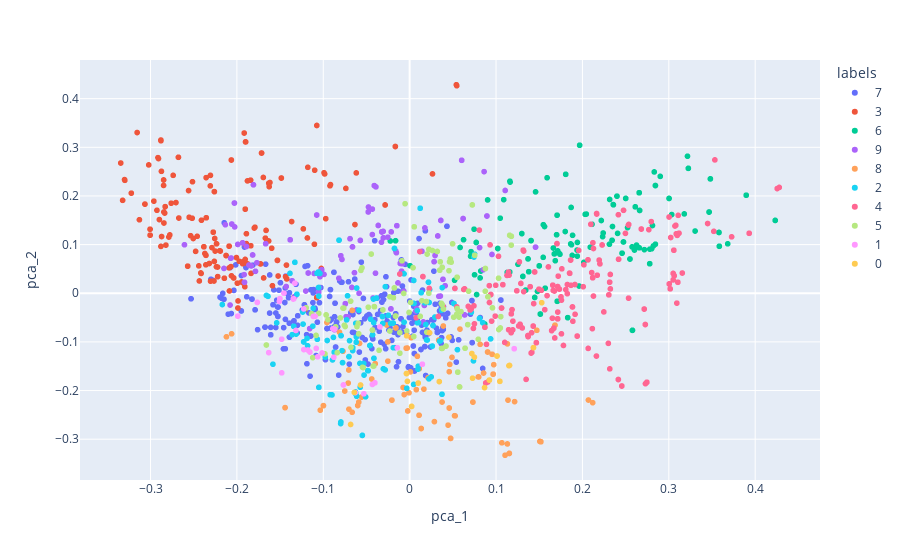

Source (notebook cell):
### Code cell
fig.show()

### Figure 1 — Plotly figure (JSON) as saved in the notebook; plotly's stock layout.template omitted (floating-point values rounded to 4 significant figures; data arrays with more than 128 entries replaced by an {"elided": "..."} marker saying what was removed)
{"data": [{"customdata": {"elided": "296x1 str values"}, "hovertemplate": "labels=7<br>pca_1=%{x}<br>pca_2=%{y}<br>title=%{customdata[0]}<extra></extra>", "legendgroup": "7", "marker": {"color": "#636efa", "symbol": "circle"}, "mode": "markers", "name": "7", "showlegend": true, "type": "scattergl", "x": {"elided": "296 float values"}, "xaxis": "x", "y": {"elided": "296 float values"}, "yaxis": "y"}, {"customdata": {"elided": "188x1 str values"}, "hovertemplate": "labels=3<br>pca_1=%{x}<br>pca_2=%{y}<br>title=%{customdata[0]}<extra></extra>", "legendgroup": "3", "marker": {"color": "#EF553B", "symbol": "circle"}, "mode": "markers", "name": "3", "showlegend": true, "type": "scattergl", "x": {"elided": "188 float values"}, "xaxis": "x", "y": {"elided": "188 float values"}, "yaxis": "y"}, {"customdata": {"elided": "167x1 str values"}, "hovertemplate": "labels=6<br>pca_1=%{x}<br>pca_2=%{y}<br>title=%{customdata[0]}<extra></extra>", "legendgroup": "6", "marker": {"color": "#00cc96", "symbol": "circle"}, "mode": "markers", "name": "6", "showlegend": true, "type": "scattergl", "x": {"elided": "167 float values"}, "xaxis": "x", "y": {"elided": "167 float values"}, "yaxis": "y"}, {"customdata": {"elided": "149x1 str values"}, "hovertemplate": "labels=9<br>pca_1=%{x}<br>pca_2=%{y}<br>title=%{customdata[0]}<extra></extra>", "legendgroup": "9", "marker": {"color": "#ab63fa", "symbol": "circle"}, "mode": "markers", "name": "9", "showlegend": true, "type": "scattergl", "x": {"elided": "149 float values"}, "xaxis": "x", "y": {"elided": "149 float values"}, "yaxis": "y"}, {"customdata": [["44 Asthma in the Preschool Age Child"], ["A review on epidemiology and impact of human metapneumovirus infections in children using TIAB search strategy on PubMed and PubMed Central articles."], ["Associations between a smoke-free homes intervention and childhood admissions to hospital in Scotland: an interrupted time-series analysis of whole-population data"], ["Clinical characteristics of 182 pediatric COVID-19 patients with different severities and allergic status"], ["Impact of COVID-19 on Pediatric Asthma: Practice Adjustments and Disease Burden"], ["[Evaluation of the efficacy of Chinese Children's Asthma Action Plan on the long-term management of children with asthma at home]"], ["Climate Change and Childhood Respiratory Health: A Call to Action for Paediatricians"], ["Pediatric COVID-19: Systematic review of the literature"], ["Akute virale Bronchiolitis und obstruktive Bronchitis bei Kindern./ [Acute viral bronchiolitis and wheezy bronchitis in children]"], ["Asthma and COVID-19 in children: A systematic review and call for data"], ["A Suggested Approach for Management of Pediatric Asthma During the COVID-19 Pandemic"], ["Risk factors for intensive care admission in children with severe acute asthma in the Netherlands: a prospective multicentre study"], ["Clinical correlates of rhinovirus infection in preschool asthma"], ["Association of pet-keeping in home with self-reported asthma and asthma-related symptoms in 11611 school children from China"], ["[Use of masks by children to prevent infection with SARS-CoV-2]./ Verwendung von Masken bei Kindern zur Verhinderung der Infektion mit SARS-CoV-2: Stellungnahme der Deutschen Gesellschaft für Pädiatrische Infektiologie (DGPI), des Berufsverbandes der Kinder- und Jugendärzte (bvkj e.â¯V.), der Deutschen Gesellschaft für Kinder- und Jugendmedizin (DGKJ), der Gesellschaft für Pädiatrische Pneumologie (GPP), der Deutschen Gesellschaft für Sozialpädiatrie und Jugendmedizin (DGSPJ), der Süddeutschen Gesellschaft für Kinder- und Jugendmedizin (SGKJ) und der Deutschen Gesellschaft für Kinder- und Jugendpsychiatrie, Psychosomatik und Psychotherapie (DGKJP)"], ["Air pollution and family related determinants of asthma onset and persistent wheezing in children: nationwide case-control study"], ["Longitudinal Changes in Early Nasal Microbiota and the Risk of Childhood Asthma"], ["The Unexpected Risks of COVID-19 on Asthma Control in Children"], ["Rhinovirus Type in Severe Bronchiolitis and the Development of Asthma"], ["SARS-CoV-2/COVID-19 hospitalised patients in Switzerland: a prospective cohort profile"], ["Role for Maternal Asthma in Severe Human Metapneumovirus Lung Disease Susceptibility in Children"], ["Viral Etiology of Acute Lower Respiratory Tract Infections in Hospitalized Children in Nagasaki, a Regional City of Japan in 2013-2015"], ["Diagnosis in children with exercise-induced respiratory symptoms: a multi-centre study"], ["An investigation into respiratory tract viruses in children with acute lower respiratory tract infection or wheezing"], ["Covid-19 in Children and Young Adolescents in Al Ain, United Arab Emirates- a Retrospective Cross-Sectional Study"], ["Rhinovirus and asthma: Challenges and opportunities"], ["COVID-19 and Pediatric Lung Disease: A South African Tertiary Center Experience"], ["Pediatric Asthma & Coronavirus (COVID-19)-Clinical Presentation in an Asthmatic Child-Case Report"], ["Acute heart failure in multisystem inflammatory syndrome in children (MIS-C) in the context of global SARS-CoV-2 pandemic"], ["Acute heart failure in multisystem inflammatory syndrome in children (MIS-C) in the context of global SARS-CoV-2 pandemic"], ["Acute Heart Failure in Multisystem Inflammatory Syndrome in Children in the Context of Global SARS-CoV-2 Pandemic"], ["Human bocavirus in children hospitalized for acute respiratory tract infection in Rome"], ["SARS-CoV-2 Infections Among Children in the Biospecimens from Respiratory Virus-Exposed Kids (BRAVE Kids) Study"], ["SARS-CoV-2 Infections Among Children in the Biospecimens from Respiratory Virus-Exposed Kids (BRAVE Kids) Study"], ["Characteristics and considerations in the medical treatment of COVID-19 in children"], ["Impact of social isolation due to COVID-19 on the seasonality of pediatric respiratory diseases"], ["SARS-CoV-2 Infections Among Children in the Biospecimens from Respiratory Virus-Exposed Kids (BRAVE Kids) Study"], ["Clinical Manifestations of Children and Adolescents with Covid-19: Report of the First 115 Cases from Sabará Hospital Infantil"], ["Clinical Manifestations of Children and Adolescents with Covid-19: Report of the First 115 Cases from Sabará Hospital Infantil"], ["Interventions for escalation of therapy for acute exacerbations of asthma in children: an overview of Cochrane Reviews"], ["Persistent Positivity of Sars-cov-2 Nasopharyngeal Pcr Test in a Child with Asthma"], ["Novel technologies in the rehabilitation of children with bronchopulmonary diseases associated with a new coronavirus infection"], ["Respiratory viruses in pediatric emergency department patients and their family members"], ["COVID-19 in children with underlying chronic respiratory diseases: Survey results from 174 centres"], ["Viral Etiology of Acute Lower Respiratory Tract Infections in Hospitalized Children in Nagasaki, a Regional City of Japan in 2013-2015."], ["Acute heart failure in multisystem inflammatory syndrome in children (MIS-C) in the context of global SARS-CoV-2 pandemic."], ["Pediatric Asthma & Coronavirus (COVID-19)-Clinical Presentation in an Asthmatic Child—Case Report"], ["Asthma and COVID-19 in children - a systematic review and call for data"], ["Comparison of clinical features of acute lower respiratory tract infections in infants with RSV/HRV infection, and incidences of subsequent wheezing or asthma in childhood"], ["Childhood asthma heterogeneity at the era of precision medicine: Modulating the immune response or the microbiota for the management of asthma attack"], ["Spontaneous pneumothorax caused by an inflammatory myofibroblastic tumor-like lesion in a 14-year-old girl: a case report."], ["Impact of COVID-19 on pediatric asthma: practice adjustments and disease burden."], ["The role of rhinovirus infections in young children with cystic fibrosis"], ["Rational use of mucoactive medications to treat pediatric airway disease"], ["The Unexpected Risks of COVID-19 on Asthma Control in Children"], ["Pediatric COVID-19: Systematic review of the literature"], ["Clinical characteristics of 182 pediatric COVID‐19 patients with different severities and allergic status"], ["Asthma and COVID‐19 in children – a systematic review and call for data"], ["Clinical correlates of rhinovirus infection in preschool asthma"], ["Continuous versus intermittent short-acting β2-agonists nebulization as first-line therapy in hospitalized children with severe asthma exacerbation: a propensity score matching analysis"], ["Climate Change and Childhood Respiratory Health: A Call to Action for Paediatricians"], ["Respiratory viruses in pediatric emergency department patients and their family members"], ["Risk factors for intensive care admission in children with severe acute asthma in the Netherlands: a prospective multicentre study."], ["Exposure to Toxocara spp. and Ascaris lumbricoides infections and risk of allergic rhinitis in children"], ["Air pollution and family related determinants of asthma onset and persistent wheezing in children: nationwide case-control study."], ["Akute virale Bronchiolitis und obstruktive Bronchitis bei Kindern"], ["Interventions for escalation of therapy for acute exacerbations of asthma in children: an overview of Cochrane Reviews."], ["Human bocavirus and metapneumovirus in acute wheezing in children - is there a link with atopy?"], ["A Suggested Approach for Management of Pediatric Asthma During the COVID-19 Pandemic"], ["Longitudinal Changes in Early Nasal Microbiota and the Risk of Childhood Asthma."], ["SARS-CoV-2 Infections Among Children in the Biospecimens from Respiratory Virus-Exposed Kids (BRAVE Kids) Study"], ["Association of pet-keeping in home with self-reported asthma and asthma-related symptoms in 11611 school children from China."], ["Associations between a smoke-free homes intervention and childhood admissions to hospital in Scotland: an interrupted time-series analysis of whole-population data."], ["Decoding Susceptibility to Respiratory Viral Infections and Asthma Inception in Children"], ["Rhinovirus Infection in Children with Acute Bronchiolitis and Its Impact on Recurrent Wheezing and Asthma Development"], ["COVID-19 in children with underlying chronic respiratory diseases: survey results from 174 centres"], ["Characteristics and considerations in the medical treatment of COVID‐19 in children"], ["Childhood asthma outcomes during the COVID-19 pandemic: Findings from the PeARL multi-national cohort."], ["Use of Sublingual Immunotherapy for Aeroallergens in Children with Asthma"], ["Global Asthma Network Phase I Surveillance: Geographical Coverage and Response Rates"], ["Do Current Asthma-Preventive Measures Appropriately Face the World Health Organization's Concerns: A Study Presentation of a New Clinical, Prospective, Multicentric Pediatric Asthma Exacerbation Cohort in Germany"], ["SARS-CoV-2 Infections Among Children in the Biospecimens from Respiratory Virus-Exposed Kids (BRAVE Kids) Study"], ["Rhinovirus and asthma: Challenges and opportunities."], ["CLINICAL MANIFESTATIONS OF CHILDREN AND ADOLESCENTS WITH COVID-19: REPORT OF THE FIRST 115 CASES FROM SABARÁ HOSPITAL INFANTIL"], ["[Evaluation of the efficacy of Chinese Children's Asthma Action Plan on the long-term management of children with asthma at home]."], ["Impact of social isolation due to COVID-19 on the seasonality of pediatric respiratory diseases"], ["Verwendung von Masken bei Kindern zur Verhinderung der Infektion mit SARS-CoV-2: Stellungnahme der Deutschen Gesellschaft für Pädiatrische Infektiologie (DGPI), des Berufsverbandes der Kinder- und Jugendärzte (bvkj e. V.), der Deutschen Gesellschaft für Kinder- und Jugendmedizin (DGKJ), der Gesellschaft für Pädiatrische Pneumologie (GPP), der Deutschen Gesellschaft für Sozialpädiatrie und Jugendmedizin (DGSPJ), der Süddeutschen Gesellschaft für Kinder- und Jugendmedizin (SGKJ) und der Deutschen Gesellschaft für Kinder- und Jugendpsychiatrie, Psychosomatik und Psychotherapie (DGKJP)"], ["COVID-19 and Pediatric Asthma: Clinical and Management Challenges"], ["COVID-19 in Children with Asthma"], ["Needs assessment: knowledge of self-management of asthma for children with co-morbid physical and intellectual disabilities: brief report"], ["Needs Assessment: Knowledge of Self-Management of Asthma for Children with Co-Morbid Physical and Intellectual Disabilities"], ["Covid-19 in Children and Young Adolescents in Al Ain, United Arab Emirates- a Retrospective Cross-Sectional Study"], ["Respiratory tract infections in children with allergic asthma on allergen immunotherapy during influenza season"], ["Paediatric severe asthma biologics service: from hospital to home"], ["An enhanced care package to improve asthma management in Malawian children: a randomised controlled trial."], ["COVID-19 and Pediatric Lung Disease: A South African Tertiary Center Experience"], ["Circulation of human coronaviruses OC43 and 229E in Córdoba, Argentina"], ["Clinical manifestations of children and adolescents with covid-19: report of the first 115 cases from sabará hospital infantil/ Manifestações clínicas de crianças e adolescentes com covid-19: relato dos primeiros 115 casos do sabará hospital infantil"], ["COVID-19 and Pediatric Asthma: Clinical and Management Challenges."], ["COVID-19 in Children with Asthma"], ["Needs Assessment: Knowledge of Self-Management of Asthma for Children with Co-Morbid Physical and Intellectual Disabilities."], ["Circulation of human coronaviruses OC43 and 229E in Córdoba, Argentina"], ["'Stay at home': Is it good or not for house dust mite sensitized children with respiratory allergies?"], ["Childhood asthma outcomes during the COVID-19 pandemic: Findings from the PeARL multi-national cohort."], ["Paediatric severe asthma biologics service: from hospital to home."]], "hovertemplate": "labels=8<br>pca_1=%{x}<br>pca_2=%{y}<br>title=%{customdata[0]}<extra></extra>", "legendgroup": "8", "marker": {"color": "#FFA15A", "symbol": "circle"}, "mode": "markers", "name": "8", "showlegend": true, "type": "scattergl", "x": [-0.07112, -0.05801, 0.07321, 0.07951, 0.05266, 0.04744, -0.1442, 0.1139, -0.07721, 0.04646, -0.09979, 0.09551, 0.03466, 0.09025, -0.07047, 0.02134, -0.01591, -0.06658, 0.08159, 0.1132, 0.1472, 0.001648, 0.007749, -0.02649, 0.207, -0.06657, -0.002782, 0.04582, 0.09665, 0.09665, 0.09735, 0.04903, 0.1154, 0.1067, 0.0109, 0.1683, 0.1154, 0.1519, 0.1519, -0.02056, 0.02864, -0.02522, -0.002163, 0.01338, 0.001648, 0.09665, 0.04582, 0.008939, 0.03898, -0.2121, 0.01112, 0.05196, -0.04391, -0.09576, -0.07027, 0.1215, 0.07996, 0.04584, 0.03357, 0.08555, -0.1442, -0.002163, 0.09551, 0.05823, 0.02134, -0.07721, -0.02056, 0.000857, -0.09979, -0.01591, 0.1105, 0.09025, 0.07321, -0.2061, -0.0812, 0.01338, 0.0109, 0.0375, -0.1035, -0.007625, -0.0751, 0.1154, -0.06657, 0.1519, 0.04744, 0.1683, -0.07047, -0.05541, -0.03991, -0.05886, -0.06011, 0.2119, -0.006347, -0.0007566, 0.1131, -0.004064, -0.0253, 0.1507, -0.05541, -0.03991, -0.06011, -0.0253, 0.01651, 0.04449, -0.0007566], "xaxis": "x", "y": [-0.1846, -0.1031, -0.2238, -0.172, -0.252, -0.2984, -0.2351, -0.2197, -0.1192, -0.1462, -0.231, -0.1254, -0.09812, -0.1208, -0.1577, -0.1739, -0.07131, -0.2447, -0.105, -0.1041, -0.07616, -0.09134, -0.1982, -0.06532, -0.2195, -0.03529, -0.1126, -0.2359, -0.1663, -0.1663, -0.1468, -0.1318, -0.3292, -0.3075, -0.2507, -0.06558, -0.3292, -0.3052, -0.3052, -0.2197, -0.2638, -0.1396, -0.242, -0.278, -0.09134, -0.1663, -0.2359, -0.1296, -0.0673, -0.08952, -0.1551, -0.2517, -0.1762, -0.06012, -0.2382, -0.2227, -0.172, -0.1613, -0.09636, -0.164, -0.2351, -0.242, -0.1254, -0.07367, -0.1739, -0.1192, -0.2197, -0.1617, -0.231, -0.07131, -0.333, -0.1208, -0.2238, -0.08337, -0.08012, -0.278, -0.2507, -0.2236, -0.2404, -0.1938, -0.201, -0.3292, -0.03529, -0.3052, -0.2984, -0.06558, -0.1577, -0.2133, -0.1449, -0.2237, -0.2307, -0.2249, -0.2083, -0.2047, -0.3097, -0.1129, -0.09996, -0.3045, -0.2133, -0.1449, -0.2307, -0.09996, -0.1971, -0.2711, -0.2047], "yaxis": "y"}, {"customdata": {"elided": "179x1 str values"}, "hovertemplate": "labels=2<br>pca_1=%{x}<br>pca_2=%{y}<br>title=%{customdata[0]}<extra></extra>", "legendgroup": "2", "marker": {"color": "#19d3f3", "symbol": "circle"}, "mode": "markers", "name": "2", "showlegend": true, "type": "scattergl", "x": {"elided": "179 float values"}, "xaxis": "x", "y": {"elided": "179 float values"}, "yaxis": "y"}, {"customdata": {"elided": "217x1 str values"}, "hovertemplate": "labels=4<br>pca_1=%{x}<br>pca_2=%{y}<br>title=%{customdata[0]}<extra></extra>", "legendgroup": "4", "marker": {"color": "#FF6692", "symbol": "circle"}, "mode": "markers", "name": "4", "showlegend": true, "type": "scattergl", "x": {"elided": "217 float values"}, "xaxis": "x", "y": {"elided": "217 float values"}, "yaxis": "y"}, {"customdata": {"elided": "135x1 str values"}, "hovertemplate": "labels=5<br>pca_1=%{x}<br>pca_2=%{y}<br>title=%{customdata[0]}<extra></extra>", "legendgroup": "5", "marker": {"color": "#B6E880", "symbol": "circle"}, "mode": "markers", "name": "5", "showlegend": true, "type": "scattergl", "x": {"elided": "135 float values"}, "xaxis": "x", "y": {"elided": "135 float values"}, "yaxis": "y"}, {"customdata": [["Design of smart air purifier facial mask"], ["Air Microbiome and Pollution: Composition and Potential Effects on Human Health, Including SARS Coronavirus Infection"], ["Determinants of lung health across the life course in Sub-Saharan Africa"], ["Air Quality Response in China Linked to the 2019 Novel Coronavirus (COVID-19) Lockdown"], ["Influence of airborne transmission of SARS-CoV-2 on COVID-19 pandemic. A review"], ["The Development and Preliminary Impact of CAMP Air: A Web-based Asthma Intervention to Improve Asthma Among Adolescents"], ["Effect of Ambient Air Pollution on Hospital Readmissions among the Pediatric Asthma Patient Population in South Texas: A Case-Crossover Study"], ["Pediatric Asthma Health Care Utilization, Viral Testing, and Air Pollution Changes During the COVID-19 Pandemic"], ["Pediatric Asthma Health Care Utilization, Viral Testing, and Air Pollution Changes During the COVID-19 Pandemic"], ["Health Benefits of Sustained Air Quality Improvements in New York City: A Simulation Based on Air Pollution Levels During the COVID-19 Shutdown"], ["Potential health benefits of sustained air quality improvements in New York City: A simulation based on air pollution levels during the COVID-19 shutdown"], ["Examination of Air Pollution's Relationship with COVID-19, Physical and Mental Health"], ["Valuation of air pollution externalities: comparative assessment of economic damage and emission reduction under COVID-19 lockdown"], ["Air quality during COVID-19 lockdown: Blessing in disguise"], ["Association between air pollutants and outpatient and emergency hospital visits for childhood asthma in Shenyang city of China"], ["Air pollution enhances susceptibility to novel coronavirus (COVID–19) infection – An impact study"], ["Air pollution enhances susceptibility to novel coronavirus (COVID-19) infection - an impact study"], ["Predominant DNMT and TET mediate effects of allergen on the human bronchial epithelium in a controlled air pollution exposure study"], ["COVID-19 lockdowns cause global air pollution declines with implications for public health risk"], ["Air Microbiome and Pollution: Composition and Potential Effects on Human Health, Including SARS Coronavirus Infection"], ["The PULSE Project: A Case of Use of Big Data Uses Toward a Cohomprensive Health Vision of City Well Being"], ["Impact of air pollution on educational attainment for respiratory health treated students: A cross sectional data linkage study"], ["Association between air pollutants and outpatient and emergency hospital visits for childhood asthma in Shenyang city of China."], ["Influence of airborne transmission of SARS-CoV-2 on COVID-19 pandemic. A review"], ["Valuation of air pollution externalities: comparative assessment of economic damage and emission reduction under COVID-19 lockdown"], ["Effect of Ambient Air Pollution on Hospital Readmissions among the Pediatric Asthma Patient Population in South Texas: A Case-Crossover Study."], ["Pediatric Asthma Healthcare Utilization, Viral Testing, and Air Pollution Changes during the COVID-19 Pandemic"], ["The Development and Preliminary Impact of CAMP Air: A Web-based Asthma Intervention to Improve Asthma Among Adolescents."], ["Determinants of lung health across the life course in sub-Saharan Africa."], ["Predominant DNMT and TET mediate effects of allergen on the human bronchial epithelium in a controlled air pollution exposure study."], ["Air Quality Response in China Linked to the 2019 Novel Coronavirus (COVID‐19) Lockdown"], ["Air pollution declines during COVID-19 lockdowns mitigate the global health burden"], ["The rescue intervention strategy for asthma patients under severe air pollution: a protocol for a single-centre prospective randomized controlled trial"], ["How can air quality affect health?"], ["Air Pollution and Asthma: Critical Targets for Effective Action"], ["Health Benefits of Sustained Air Quality Improvements in New York City: A Simulation Based on Air Pollution Levels During the COVID-19 Shutdown."], ["Air pollution enhances susceptibility to novel coronavirus (COVID–19) infection – an impact study"], ["Environmental air pollution: respiratory effects"], ["Air pollution and indoor settings"], ["EVERY BREATH YOU TAKE: IMPACTS OF ENVIRONMENTAL DUST EXPOSURE ON INTESTINAL BARRIER FUNCTION - FROM THE GUT-LUNG AXIS TO COVID-19."], ["Air pollution declines during COVID-19 lockdowns mitigate the global health burden"], ["Every Breath You Take: Impacts of Environmental Dust Exposure on Intestinal Barrier Function - from the Gut-lung Axis to Covid-19"], ["External Environmental Pollution as a Risk Factor for Asthma"]], "hovertemplate": "labels=1<br>pca_1=%{x}<br>pca_2=%{y}<br>title=%{customdata[0]}<extra></extra>", "legendgroup": "1", "marker": {"color": "#FF97FF", "symbol": "circle"}, "mode": "markers", "name": "1", "showlegend": true, "type": "scattergl", "x": [-0.1481, -0.199, -0.1348, -0.0889, -0.1328, -0.07666, 0.1211, -0.05304, -0.05304, -0.04027, -0.04315, -0.1225, -0.1095, -0.08776, 0.01464, -0.1508, -0.1502, -0.1764, -0.1014, -0.199, -0.1081, -0.03441, 0.01464, -0.1328, -0.1115, 0.1211, -0.06295, -0.07666, -0.1341, -0.1764, -0.08687, -0.1179, -0.01421, -0.1065, -0.1632, -0.04027, -0.1502, -0.1226, -0.1481, -0.1455, -0.1155, -0.1455, -0.1317], "xaxis": "x", "y": [-0.09439, -0.04701, -0.01187, -0.07299, 0.02074, -0.1885, -0.114, -0.2067, -0.2067, -0.1841, -0.1875, -0.1158, -0.04724, -0.1315, -0.146, -0.01685, -0.01102, -0.01883, -0.1227, -0.04701, -0.1134, -0.06925, -0.146, 0.02074, -0.04766, -0.114, -0.2043, -0.1885, -0.01141, -0.01883, -0.07395, -0.1167, -0.112, -0.1307, -0.1221, -0.1841, -0.01102, -0.03218, -0.1636, 0.0001393, -0.1209, 0.0001393, -0.07652], "yaxis": "y"}, {"customdata": [["Effects of the SARS-CoV2-Lockdown on Pediatric Care in the Rhine-Main Area"], ["105 Studying the Impacts of To-Go Medications for Vulnerable Populations Discharged from the Emergency Department during the COVID-19 Pandemic"], ["91 Where Have All the Children Gone? The Effects of COVID-19 on Pediatric Emergency Department Visits"], ["63 Incidence and Determinants of COVID-19 Emergency Department Revisits"], ["Emergency department treatment of asthma in children: A review"], ["Virtual care is here to stay, but major challenges remain: CMAJ"], ["Prevalence and contribution of respiratory viruses in the community to rates of emergency department visits and hospitalizations with respiratory tract infections, chronic obstructive pulmonary disease and asthma"], ["What do asthmatic patients think about telemedicine visits?"], ["Public Health Interventions for the COVID-19 Pandemic Reduce Respiratory Tract Infection-Related Visits at Pediatric Emergency Departments in Taiwan"], ["Inner City Asthma Tele-medicine during Covid Pandemic"], ["Emergency department visits and hospitalisations for asthma, COPD and respiratory tract infections: what is the role of respiratory viruses, and return to school in September, January and March?"], ["Prevalence and contribution of respiratory viruses in the community to rates of emergency department visits and hospitalizations with respiratory tract infections, chronic obstructive pulmonary disease and asthma"], ["School-Based Telemedicine Interventions for Asthma: A Systematic Review"], ["Developing and Evaluating ASTHMAXcel Adventures: A Novel Gamified Mobile App for Pediatric Patients with Asthma"], ["Emergency department treatment of asthma in children: A review"], ["Telemedicine and adherence monitoring in children with asthma."], ["Effects of the SARS-CoV2-Lockdown on Pediatric Care in the Rhine-Main Area."], ["What do asthmatic patients think about telemedicine visits?"], ["Emergency department visits and hospitalisations for asthma, COPD and respiratory tract infections: what is the role of respiratory viruses, and return to school in September, January and March?"], ["Relative Incidence of Office Visits and Cumulative Rates of Billed Diagnoses Along the Axis of Vaccination"], ["Public Health Interventions for the COVID-19 Pandemic Reduce Respiratory Tract Infection-Related Visits at Pediatric Emergency Departments in Taiwan"], ["Methods and implementation of a pediatric asthma pharmacogenomic study in the emergency department setting."], ["Telemedicine in Pediatrics: A Systematic Review of Randomized Controlled Trials"], ["The ongoing impact of COVID-19 on asthma and pediatric emergency health-seeking behavior in the Bronx, an epicenter"], ["Pediatric emergency medicine literature 2020."], ["The ongoing impact of COVID-19 on asthma and pediatric emergency health-seeking behavior in the Bronx, an epicenter"], ["Trends in US Pediatric Hospital Admissions in 2020 Compared With the Decade Before the COVID-19 Pandemic"], ["The Impact of the SARS-CoV-2 Pandemic on the Emergency Department and Management of the Pediatric Asthmatic Patient"], ["Trends in US Pediatric Hospital Admissions in 2020 Compared With the Decade Before the COVID-19 Pandemic."], ["The Impact of the SARS-CoV-2 Pandemic on the Emergency Department and Management of the Pediatric Asthmatic Patient"], ["Telemedicine in Pediatrics: A Systematic Review of Randomized Controlled Trials."]], "hovertemplate": "labels=0<br>pca_1=%{x}<br>pca_2=%{y}<br>title=%{customdata[0]}<extra></extra>", "legendgroup": "0", "marker": {"color": "#FECB52", "symbol": "circle"}, "mode": "markers", "name": "0", "showlegend": true, "type": "scattergl", "x": [0.1156, 0.07497, 0.07282, 0.1529, -0.00365, -0.05688, 0.02305, 0.009886, 0.1011, 0.03435, -0.003427, 0.02305, -0.00257, 0.08667, -0.00365, -0.06836, 0.1149, 0.009886, -0.003427, 0.04545, 0.1011, 0.07202, 0.002272, 0.1044, -0.06408, 0.1044, 0.1433, 0.09227, 0.1433, 0.09227, 0.002272], "xaxis": "x", "y": [-0.1484, -0.1314, -0.1746, -0.01941, -0.165, -0.1886, -0.08132, -0.1847, -0.1291, -0.1816, -0.08733, -0.08132, -0.1811, -0.194, -0.165, -0.2697, -0.1489, -0.1847, -0.08733, -0.09046, -0.1291, -0.1239, -0.2326, -0.1811, -0.2038, -0.1811, -0.1118, -0.1785, -0.1118, -0.1785, -0.2326], "yaxis": "y"}], "layout": {"legend": {"title": {"text": "labels"}, "tracegroupgap": 0}, "margin": {"t": 60}, "xaxis": {"anchor": "y", "domain": [0, 1], "title": {"text": "pca_1"}}, "yaxis": {"anchor": "x", "domain": [0, 1], "title": {"text": "pca_2"}}}}
